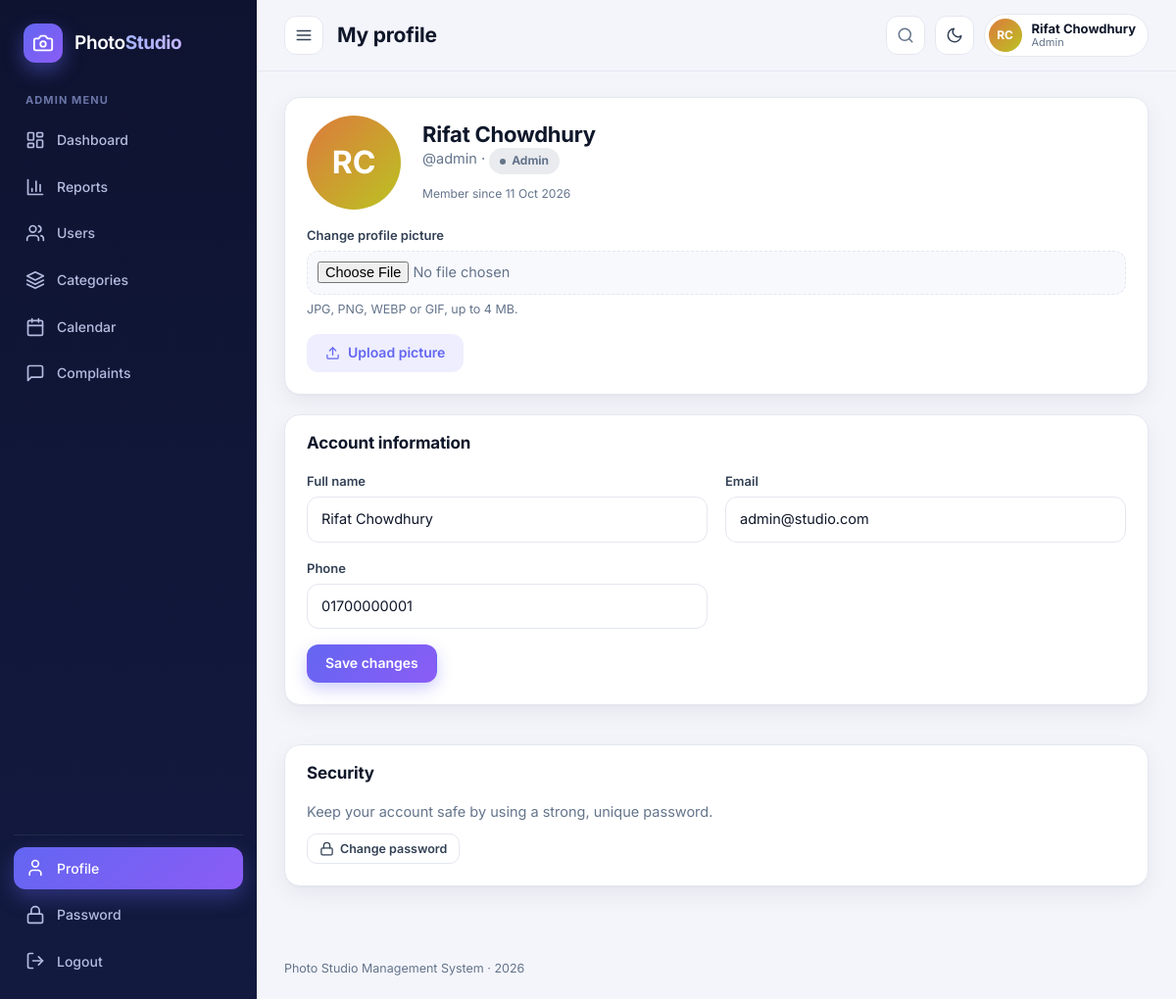
Screenshot of /view/profile.php (signed in) with the database file from the repository.
### tables this page shows
CREATE TABLE users (
	id INT PRIMARY KEY AUTO_INCREMENT,
	name VARCHAR(100) NOT NULL,
	username VARCHAR(50) NOT NULL UNIQUE,
	email VARCHAR(100) NOT NULL UNIQUE,
	password VARCHAR(100) NOT NULL,
	phone VARCHAR(20),
	role VARCHAR(20) NOT NULL,
	specialization VARCHAR(100),
	status VARCHAR(20) DEFAULT 'active',
	profile_pic VARCHAR(255) DEFAULT '',
	created_at TIMESTAMP DEFAULT CURRENT_TIMESTAMP
);

### model/BaseModel.php (called while the page is built, shortened)
<?php
class BaseModel {
	public function establishConnection() {
		$db = new DBConnection();
		return $db->connect();
	}
	protected function run($sql, $types = '', $params = array()) {
		$conn = $this->establishConnection();
		$stmt = $conn->prepare($sql);
		if ($types !== '') {
			$stmt->bind_param($types, ...$params);
		}
		$stmt->execute();
		return $stmt;
	}
	protected function all($sql, $types = '', $params = array()) {
		$stmt = $this->run($sql, $types, $params);
		$result = $stmt->get_result();
		$rows = array();
		while ($row = $result->fetch_assoc()) {
			$rows[] = $row;
		}
		return $rows;
	}
	protected function one($sql, $types = '', $params = array()) {
		$rows = $this->all($sql, $types, $params);
		return count($rows) > 0 ? $rows[0] : null;
	}
}

### model/User.php (called while the page is built, shortened)
<?php
require_once __DIR__ . '/BaseModel.php';
class User extends BaseModel {
	public function getUserById($id) {
		return $this->one("SELECT * FROM users WHERE id = ?", 'i', array((int)$id));
	}
}

### view/profile.php (the view, shortened to what this page needs)
<?php
require_once __DIR__ . '/../includes/header.php';
require_once __DIR__ . '/../model/User.php';
$user = new User();
$me = $user->getUserById($_SESSION['user_id']);
?>
<div class="grid grid-main">
	<div>
		<div class="card">
			<div class="card-body">
				<div class="profile-head">
					<?php echo avatar($me['name'], $me['profile_pic'], 'xl') ?>
					<div>
						<h2><?php echo e($me['name']) ?></h2>
						<p class="muted mb-1">@<?php echo e($me['username']) ?> &middot; <?php echo status_badge($me['role']) ?></p>
						<small>Member since <?php echo e(date_short($me['created_at'])) ?></small>
					</div>
				</div>
				<form action="<?php echo e(app_url('controller/profile-handler.php')) ?>" method="post" enctype="multipart/form-data" class="mt-2">
					<div class="field"><label for="profile_pic">Change profile picture</label>
						<input type="file" id="profile_pic" name="profile_pic" accept="image/*" data-preview="picPreview" required>
						<div id="picPreview"></div><div class="help">JPG, PNG, WEBP or GIF, up to 4 MB.</div></div>
					<button type="submit" class="btn btn-soft btn-sm"><?php echo icon('upload') ?>Upload picture</button>
				</form>
			</div>
		</div>
		<div class="card">
			<div class="card-head"><h2>Account information</h2></div>
			<div class="card-body">
				<form action="<?php echo e(app_url('controller/profile-handler.php')) ?>" method="post">
					<div class="form-grid">
						<div class="field"><label for="name">Full name</label><input type="text" id="name" name="name" value="<?php echo e($me['name']) ?>" required></div>
						<div class="field"><label for="email">Email</label><input type="email" id="email" name="email" value="<?php echo e($me['email']) ?>" required></div>
						<div class="field"><label for="phone">Phone</label><input type="text" id="phone" name="phone" value="<?php echo e($me['phone']) ?>" maxlength="11"></div>
					</div>
					<button type="submit" class="btn btn-primary">Save changes</button>
				</form>
			</div>
		</div>
	</div>
	<div>
		<div class="card">
			<div class="card-head"><h2>Security</h2></div>
			<div class="card-body">
				<p class="muted">Keep your account safe by using a strong, unique password.</p>
				<a class="btn btn-ghost btn-sm" href="change-password.php"><?php echo icon('lock') ?>Change password</a>
			</div>
		</div>
	</div>
</div>
<?php require_once __DIR__ . '/../includes/footer.php'; ?>

### includes/helpers.php (shortened to what this page needs)
<?php
function e($value) {
	return htmlspecialchars((string)$value, ENT_QUOTES, 'UTF-8');
}
function app_url($path = '') {
	static $root = null;
	if ($root === null) {
		$root = '';
		$docRoot = isset($_SERVER['DOCUMENT_ROOT']) ? realpath($_SERVER['DOCUMENT_ROOT']) : false;
		$appRoot = realpath(__DIR__ . '/..');
		if ($docRoot && $appRoot) {
			$docRoot = rtrim(str_replace('\\', '/', $docRoot), '/');
			$appRoot = str_replace('\\', '/', $appRoot);
			if (stripos($appRoot, $docRoot) === 0) {
				$root = substr($appRoot, strlen($docRoot));
			}
		}
	}
	return $root . '/' . ltrim($path, '/');
}
function require_login() {
	require_once __DIR__ . '/../model/User.php';
}
function date_short($d) {
	return date('d M Y', strtotime($d));
}
function initials($name) {
	$parts = preg_split('/\s+/', trim((string)$name));
	$s = '';
	for ($i = 0; $i < count($parts) && $i < 2; $i++) {
		$s .= mb_strtoupper(mb_substr($parts[$i], 0, 1));
	}
	return $s == '' ? '?' : $s;
}
function avatar($name, $pic = '', $size = '') {
	$cls = 'avatar' . ($size ? ' avatar-' . $size : '');
	$hue = (crc32((string)$name) % 360);
	return '<span class="' . $cls . '" style="--h:' . $hue . '">' . e(initials($name)) . '</span>';
}
function status_badge($status) {
	$slug = strtolower(str_replace(' ', '-', (string)$status));
	return '<span class="badge badge-' . e($slug) . '">' . e(ucfirst($status)) . '</span>';
}
function icon($name) {
	return '<svg class="ic" viewBox="0 0 24 24" fill="none" stroke="currentColor" stroke-width="2" stroke-linecap="round" stroke-linejoin="round" aria-hidden="true">' . $i[$name] . '</svg>';
}

### rows the page displays
users: name "RC", name "Rifat Chowdhury", username "admin", role "Admin", created_at "11 Oct 2026", email "admin@studio.com", phone "01700000001"

### other values shown
$_SESSION['role'] "ADMIN"
$item[1] "Dashboard"
$item[1] "Reports"
$item[1] "Users"
$item[1] "Categories"
$item[1] "Calendar"
$item[1] "Complaints"
$pageTitle "My profile"
initials($name) "RC"
$_SESSION['name'] "Rifat Chowdhury"
$_SESSION['role'] "Admin"
